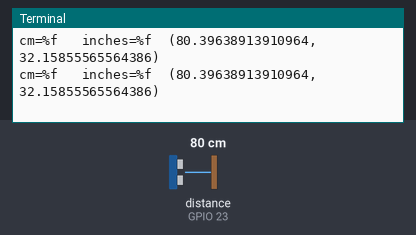
The program below on a simulated Raspberry Pi (BCM pin numbers). Parts: the last lines printed to the terminal. Inputs (shaded band) come from the test bench; at power-on: distance to the obstacle (sensor on GPIO 23) 80 cm. The echo pulse lasts 58.3 µs per cm; the interpreter's speed is modelled, so counts of loop turns are approximate; the clock reads 2024-03-15 10:24:30 at power-on unless the program sets it.

Above: at 1.2 s.
1.3 s: distance to the obstacle (sensor on GPIO 23) set to 2 cm
At 2.6 s:
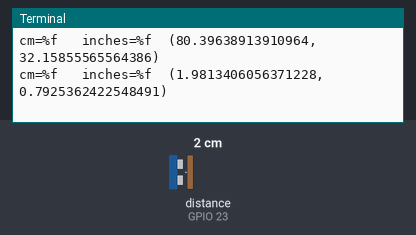
2.8 s: distance to the obstacle (sensor on GPIO 23) set to 4 cm
At 3.6 s:
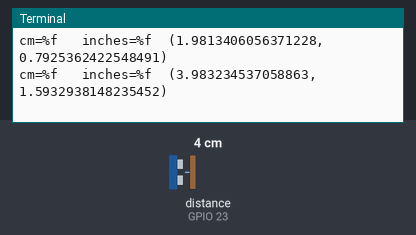
Timing chart, 0 to 5.8 s (numbered marks = the images above; inputs shaded):
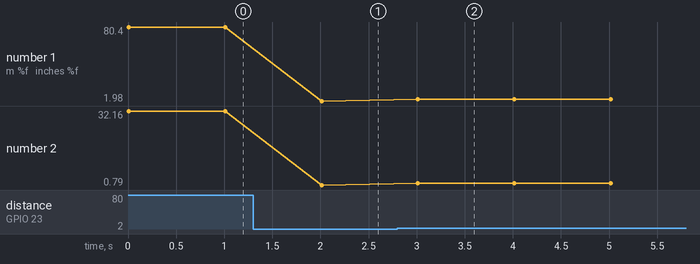

The program:

ultrasonic.py
```python
import RPi.GPIO as GPIO
import time

GPIO.setmode(GPIO.BCM)
trig=18
echo=23

GPIO.setup(trig,GPIO.OUT)
GPIO.setup(echo,GPIO.IN)

def send_trig_pulse():
    GPIO.output(trig,True)
    time.sleep(0.0001)
    GPIO.output(trig,False)

def wait_for_echo(value,timeout):
    count=timeout
    while GPIO.input(echo)!= value and count>0:
          count = count-1
def get_distance():
    send_trig_pulse()
    wait_for_echo(True,10000)
    start = time.time()
    wait_for_echo(False,10000)
    finish=time.time()
    pulse_len = finish - start
    distance_cm = pulse_len/0.000058
    distance_in = distance_cm/2.5
    return (distance_cm,distance_in)

while True:
    print("cm=%f\t inches=%f ", get_distance())
    time.sleep(1)
```

Measured:
- after the input at 1.3 s, the terminal: prints a new line after 0.71 s (image 1)
- after the input at 2.8 s, the terminal: prints a new line after 0.21 s (image 2)
- plotted number 1: 80.4 → 1.98 after the input at 1.3 s, 1.98 → 3.98 after the input at 2.8 s
- plotted number 2: 32.16 → 0.79 after the input at 1.3 s, 0.79 → 1.59 after the input at 2.8 s
